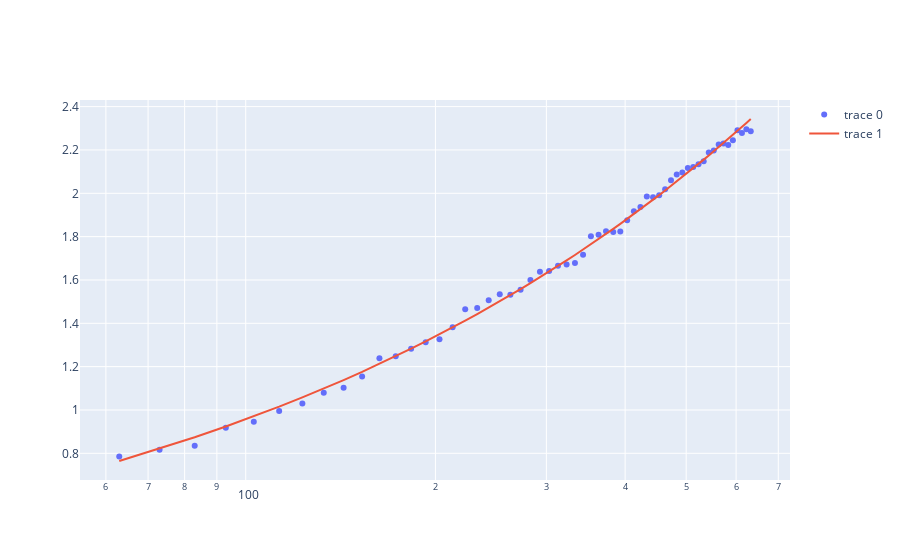
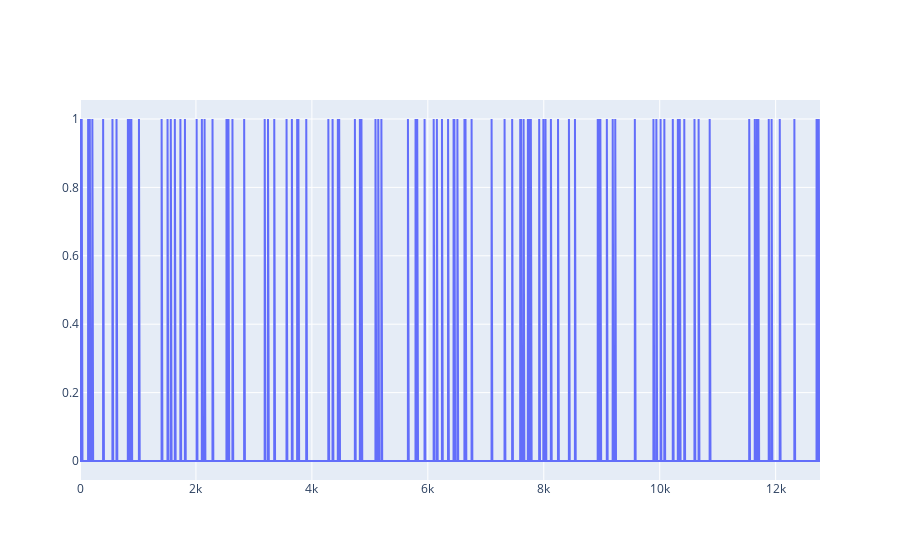
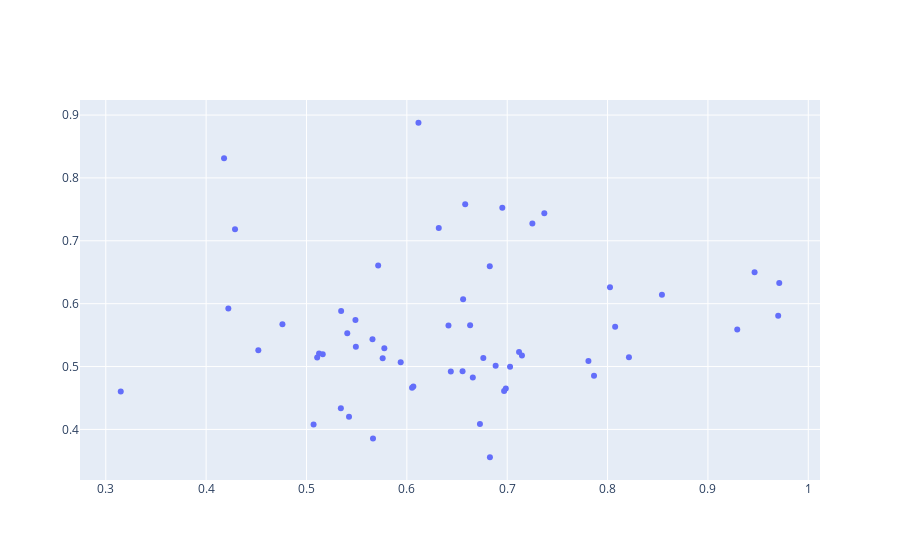

The code cell stored with these charts, in order, in its notebook:
### Markdown cell above
# Graphs

### Code cell
import plotly.express as px
import plotly.graph_objects as go
#fig = px.scatter(
#    df, x='total_bill', y='tip', opacity=0.65,
#    trendline='ols', trendline_color_override='darkblue'
#)
#fig.show()
delta_f=[]
ngram=('of','the')
for w in model[ngram].fa.keys():
    delta_f.append(fit(w,model[ngram].a,model[ngram].b))

fig=go.Figure(
    [
        go.Scatter(x=[*model[ngram].fa.keys()],y=[*model[ngram].fa.values()],mode="markers"),
        go.Scatter(x=[*model[ngram].fa.keys()],y=delta_f)
        
    ]

)
fig.update_xaxes(type="log")
fig.show()
#print(len(np.array(model[ngram].pos)))
#print(len(model[ngram].bool))
fig1=go.Figure(
    [
        go.Scatter(x=np.array(range(L)),y=model[ngram].bool)
    ]
)
#fig1.update_layout(barmode='group')
fig1.show()

temp_hover=[]
for data in df['ngram']:
    
    temp_hover.append(" ".join(data))
    

fig2=go.Figure(
    [
        go.Scatter(x=df['R'],y=df['alpha'],text=temp_hover,mode="markers")
    ]
)
#temp_hover
#[*df['ngram']]
fig2.show()

### Figure 1 — Plotly figure (JSON) as saved in the notebook; plotly's stock layout.template omitted (floating-point values rounded to 4 significant figures)
{"data": [{"mode": "markers", "type": "scatter", "x": [63, 73, 83, 93, 103, 113, 123, 133, 143, 153, 163, 173, 183, 193, 203, 213, 223, 233, 243, 253, 263, 273, 283, 293, 303, 313, 323, 333, 343, 353, 363, 373, 383, 393, 403, 413, 423, 433, 443, 453, 463, 473, 483, 493, 503, 513, 523, 533, 543, 553, 563, 573, 583, 593, 603, 613, 623, 633], "y": [0.7857, 0.8168, 0.8343, 0.918, 0.946, 0.9949, 1.03, 1.079, 1.103, 1.154, 1.238, 1.248, 1.283, 1.312, 1.327, 1.382, 1.464, 1.471, 1.506, 1.535, 1.531, 1.555, 1.6, 1.638, 1.641, 1.666, 1.671, 1.679, 1.717, 1.802, 1.808, 1.824, 1.821, 1.823, 1.875, 1.917, 1.937, 1.985, 1.982, 1.991, 2.019, 2.06, 2.087, 2.096, 2.116, 2.122, 2.134, 2.148, 2.189, 2.198, 2.225, 2.23, 2.223, 2.245, 2.291, 2.278, 2.296, 2.286]}, {"type": "scatter", "x": [63, 73, 83, 93, 103, 113, 123, 133, 143, 153, 163, 173, 183, 193, 203, 213, 223, 233, 243, 253, 263, 273, 283, 293, 303, 313, 323, 333, 343, 353, 363, 373, 383, 393, 403, 413, 423, 433, 443, 453, 463, 473, 483, 493, 503, 513, 523, 533, 543, 553, 563, 573, 583, 593, 603, 613, 623, 633], "y": [0.7645, 0.8212, 0.874, 0.9236, 0.9705, 1.015, 1.058, 1.099, 1.138, 1.176, 1.213, 1.248, 1.283, 1.316, 1.349, 1.381, 1.412, 1.442, 1.472, 1.501, 1.53, 1.558, 1.585, 1.612, 1.639, 1.665, 1.69, 1.715, 1.74, 1.765, 1.789, 1.812, 1.836, 1.859, 1.882, 1.904, 1.927, 1.949, 1.97, 1.992, 2.013, 2.034, 2.055, 2.075, 2.096, 2.116, 2.136, 2.155, 2.175, 2.194, 2.213, 2.232, 2.251, 2.27, 2.288, 2.307, 2.325, 2.343]}], "layout": {"xaxis": {"type": "log"}}}

### Figure 2 — Plotly figure (JSON) as saved in the notebook; plotly's stock layout.template omitted (floating-point values rounded to 4 significant figures; data arrays with more than 128 entries replaced by an {"elided": "..."} marker saying what was removed)
{"data": [{"type": "scatter", "x": {"elided": "12766 int values"}, "y": {"elided": "12766 int values"}}], "layout": {}}

### Figure 3 — Plotly figure (JSON) as saved in the notebook; plotly's stock layout.template omitted (floating-point values rounded to 4 significant figures)
{"data": [{"mode": "markers", "text": ["of the", "the bandar-log", "and the", "the jungle", "in the", "it was", "of a", "father wolf", "mother wolf", "into the", "it is", "he was", "a little", "with a", "from the", "and then", "then he", "in his", "is no", "for a", "to the", "he had", "shere khan", "for the", "he has", "that is", "and he", "when he", "he is", "all the", "of his", "was a", "as he", "with his", "man's cub", "i have", "on the", "with the", "and i", "the pack", "pack and", "do not", "by the", "that i", "i will", "at the", "to be", "as the", "his head", "said bagheera", "little brother", "said mowgli", "i am", "a man", "said baloo", "the monkeys"], "type": "scatter", "x": [0.7865, 0.6951, 0.5406, 0.656, 0.6438, 0.6728, 0.3149, 0.6116, 0.6581, 0.7118, 0.8213, 0.476, 0.5492, 0.7809, 0.5776, 0.5162, 0.5939, 0.5125, 0.452, 0.5424, 0.6657, 0.5106, 0.7251, 0.6065, 0.8024, 0.7147, 0.6415, 0.6555, 0.5714, 0.6828, 0.4221, 0.6986, 0.6969, 0.5071, 0.6826, 0.5759, 0.5342, 0.7028, 0.663, 0.737, 0.8542, 0.8076, 0.6052, 0.9292, 0.5657, 0.5345, 0.6762, 0.6885, 0.5663, 0.5488, 0.4288, 0.6318, 0.97, 0.9711, 0.4179, 0.9465], "y": [0.4854, 0.7524, 0.5528, 0.6069, 0.492, 0.4085, 0.4604, 0.8878, 0.7582, 0.523, 0.515, 0.5671, 0.5315, 0.5088, 0.529, 0.5197, 0.507, 0.5207, 0.5259, 0.42, 0.4827, 0.5144, 0.7276, 0.4683, 0.626, 0.5176, 0.5652, 0.4926, 0.6606, 0.3557, 0.5925, 0.465, 0.461, 0.4077, 0.6597, 0.513, 0.4336, 0.4998, 0.5656, 0.7438, 0.6143, 0.5634, 0.4664, 0.559, 0.5434, 0.5884, 0.5135, 0.5013, 0.3856, 0.5742, 0.7182, 0.7202, 0.5809, 0.6331, 0.8315, 0.6502]}], "layout": {}}
